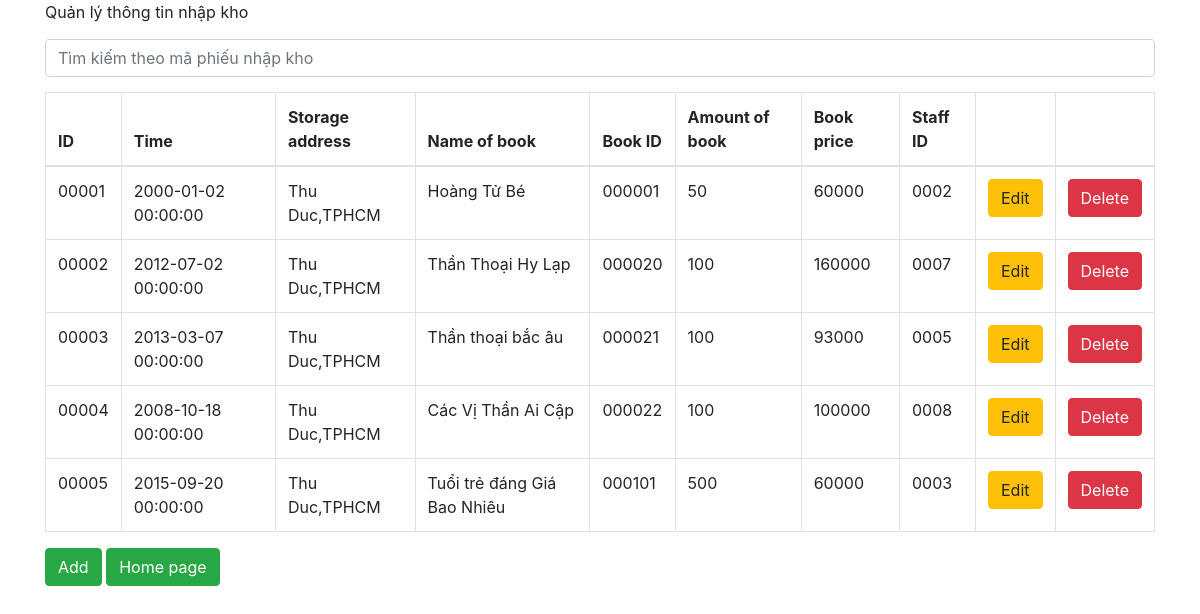
The page /import.php on the database its author committed.
### tables this page shows
CREATE TABLE `import`(
	id_note CHAR(7) PRIMARY KEY NOT NULL,
	n_staff CHAR(50),
	id_storage CHAR(7),
	`time` datetime ,
	storage_address VARCHAR(50),
	n_book VARCHAR (50),
	id_book CHAR(7) NOT NULL,
	amount_of_book INT,
	current_price_of_book INT,
	id_staff CHAR(7)
);

### dbhelp.php (called while the page is built, shortened)
<?php
function executeResult($sql){
    $conn = mysqli_connect(HOST, USERNAME, PASSWORD, DATABASE);
    $resultset = mysqli_query($conn, $sql);
    $list = [];
    while($row = mysqli_fetch_array($resultset, 1)){
        $list[] = $row;
    }
    return $list;
}

### import.php (the view, shortened to what this page needs)
<?php
require_once ('dbhelp.php');
?>
<!DOCTYPE html>
<html>
<head>
	<link rel="stylesheet" href="https://maxcdn.bootstrapcdn.com/bootstrap/4.4.1/css/bootstrap.min.css">
</head>
<body>
	<div class="container">
		<div class="panel panel-primary">
			<div class="panel-heading">
				Quản lý thông tin nhập kho
				<form method="get">
					<input type="text" name="s" class="form-control" style="margin-top: 15px; margin-bottom: 15px;" placeholder="Tìm kiếm theo mã phiếu nhập kho">
				</form>
			</div>
			<div class="panel-body">
				<table class="table table-bordered">
					<thead>
						<tr>
							<th>ID</th>
							<th>Time</th>
							<th>Storage address</th>
                            <th>Name of book</th>
                            <th>Book ID</th>
                            <th>Amount of book</th>
                            <th>Book price</th>
							<th>Staff ID</th>
							<th width="60px"></th>
							<th width="60px"></th>
						</tr>
					</thead>
					<tbody>
                        <?php
                        if (isset($_GET['s']) && $_GET['s'] != '') {
                            $sql = 'select * from import where id_note like "%'.$_GET['s'].'%"';
                        } else {
                            $sql = 'select * from import';
                        }
                        $studentList = executeResult($sql);
                        foreach ($studentList as $std) {
                            echo '<tr>
                                    <td>'.$std['id_note'].'</td>
                                    <td>'.$std['time'].'</td>
                                    <td>'.$std['storage_address'].'</td>
                                    <td>'.$std['n_book'].'</td>
                                    <td>'.$std['id_book'].'</td>
                                    <td>'.$std['amount_of_book'].'</td>
									<td>'.$std['current_price_of_book'].'</td>
                                    <td>'.$std['id_staff'].'</td>
									<td><button class="btn btn-warning" onclick=\'window.open("modifyImport.php?id='.$std['id_note'].'","_self")\'>Edit</button></td>
									<td><button class="btn btn-danger" onclick="deleteidn('.$std['id_note'].')">Delete</button></td>
                                </tr>';
                        }
                        ?>
					</tbody>
				</table>
				<button class="btn btn-success" onclick="window.open('addNewImport.php', '_self')">Add</button>
                <button class="btn btn-success" onclick="window.open('index.php', '_self')">Home page</button>
			</div>
		</div>
	</div>
</body>
</html>

### rows shown on the page
import: id_note "00001", time "2000-01-02 00:00:00", storage_address "Thu Duc,TPHCM", n_book "Hoàng Tử Bé", id_book "000001", amount_of_book "50", current_price_of_book "60000", id_staff "0002"
import: id_note "00002", time "2012-07-02 00:00:00", storage_address "Thu Duc,TPHCM", n_book "Thần Thoại Hy Lạp", id_book "000020", amount_of_book "100", current_price_of_book "160000", id_staff "0007"
import: id_note "00003", time "2013-03-07 00:00:00", storage_address "Thu Duc,TPHCM", n_book "Thần thoại bắc âu", id_book "000021", amount_of_book "100", current_price_of_book "93000", id_staff "0005"
import: id_note "00004", time "2008-10-18 00:00:00", storage_address "Thu Duc,TPHCM", n_book "Các Vị Thần Ai Cập", id_book "000022", amount_of_book "100", current_price_of_book "100000", id_staff "0008"
import: id_note "00005", time "2015-09-20 00:00:00", storage_address "Thu Duc,TPHCM", n_book "Tuổi trẻ đáng Giá Bao Nhiêu", id_book "000101", amount_of_book "500", current_price_of_book "60000", id_staff "0003"
